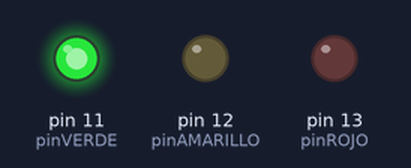
The sketch below on a simulated Arduino Uno, built with avr-gcc and run on an emulated ATmega328P. Parts: output pins drawn as LEDs (lit = HIGH).

Above: at 2.2 s.
At 6.2 s:
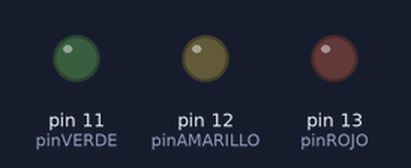
At 11.1 s:
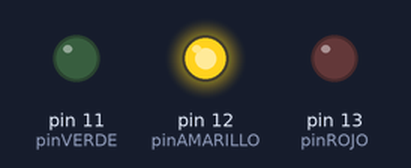
At 14.1 s:
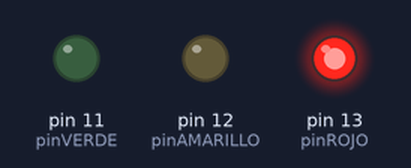
Timing chart, 0 to 20.3 s (numbered marks = the images above):
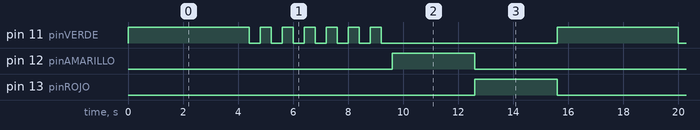

Measured:
- by itself, pin 11 (pinVERDE): repeats every 15.6 s: 6 × (LOW 0.40 s, HIGH 0.40 s), LOW 6.4 s, HIGH 4.4 s
- by itself, pin 12 (pinAMARILLO), pin 13 (pinROJO): alternates HIGH for 3.0 s and LOW for 12.6 s
- by itself, everything shown: repeats every 15.6 s, in 17 steps

The sketch:

sketch_feb13a.ino
```cpp
/***   Global variables   ***/
int pinROJO=13;
int pinAMARILLO=12;
int pinVERDE=11;

/***   Function declaration   ***/

/***   Tasks declaration   ***/

/***   ISR function declaration   ***/

void setup()
{

pinMode(pinVERDE,OUTPUT);
pinMode(pinAMARILLO,OUTPUT);
 pinMode(pinROJO,OUTPUT);
 pinMode(pinROJO,OUTPUT);
}


void loop()
{

    digitalWrite(pinVERDE,HIGH);
    delay(4000);
    digitalWrite(pinVERDE,LOW);

    for(int i = 0; i< 7; i++) {
      digitalWrite(pinVERDE,HIGH);
    delay(400);
    digitalWrite(pinVERDE,LOW);
    delay(400);
    }

    digitalWrite(pinAMARILLO,HIGH);
    delay(3000);

    digitalWrite(pinAMARILLO,LOW);

    digitalWrite(pinROJO,HIGH);
    delay(3000);

    digitalWrite(pinROJO,LOW);
  }

/***   Function definition   ***/
```
